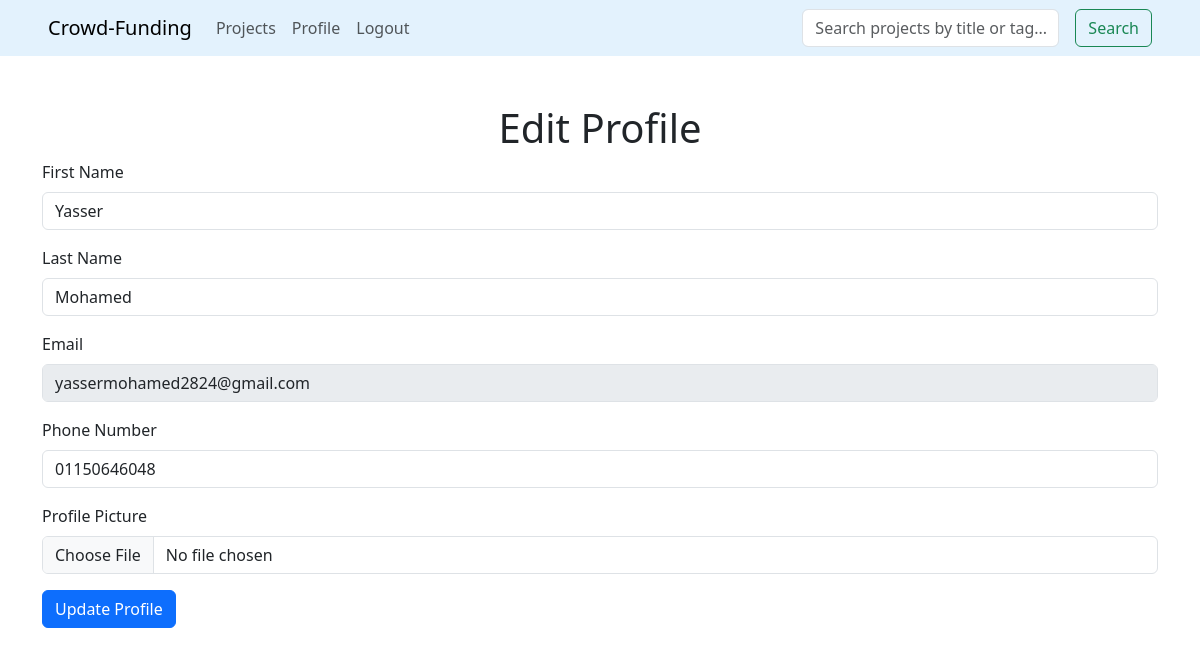
Page /update_profile/ (signed in) on the earlier database version.
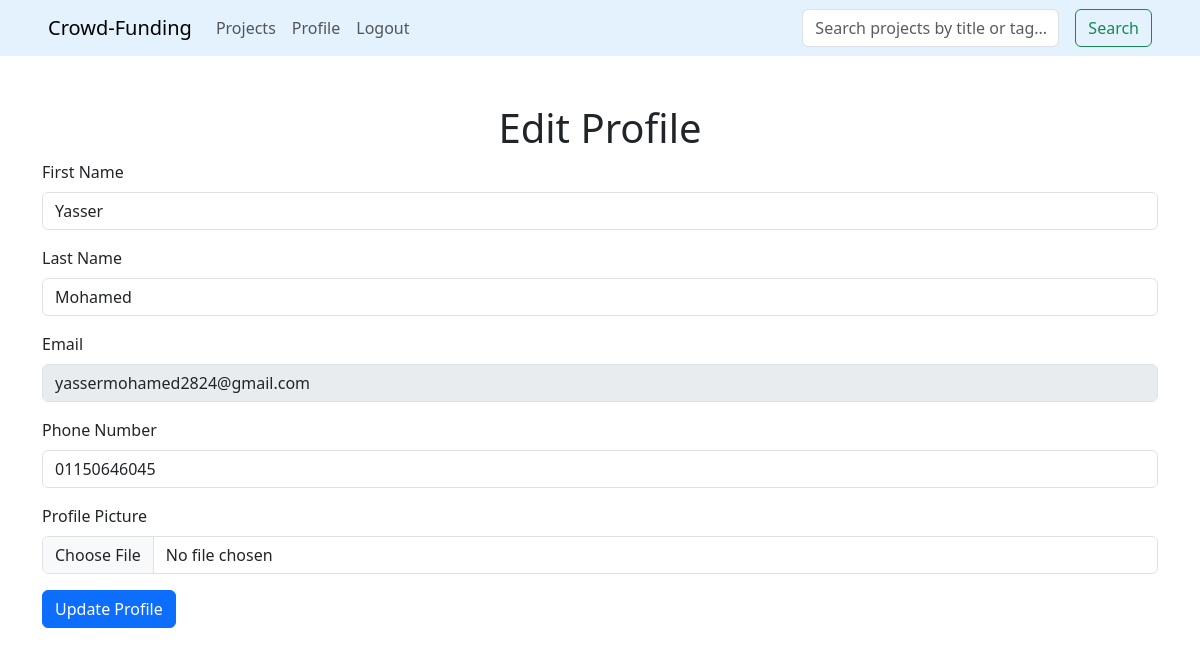
Same page on the later database version.
### funding/models.py (models this page shows)
class UserProfile(AbstractBaseUser):
    email = models.EmailField(unique=True)
    first_name = models.CharField(max_length=50)
    last_name = models.CharField(max_length=50)
    phone = models.CharField(max_length=15, unique=True)
    picture = models.ImageField(upload_to='profile_pics/')
    is_active = models.BooleanField(default=False)
    facebook_profile = models.URLField(max_length=200, blank=True , null=True)
    birth_date = models.DateField(blank=True, null=True)
    country = models.CharField(max_length=50, blank=True, null=True)
    USERNAME_FIELD = 'email'  # Ensure this is set correctly
    REQUIRED_FIELDS = ['first_name', 'last_name', 'phone']
    objects = UserProfileManager()

### funding/views.py (the view, shortened to what this page needs)
# urls.py: path('update_profile/', views.update_profile, name='update_profile'),
def update_profile(request):
    return render(request, 'funding/update_profile.html')

### finalproject/funding/templates/funding/update_profile.html (shortened to what this page needs)
{% extends 'funding/profile.html' %}
{% block content %}
    <div class="container mt-5 mb-5">
        <h1 class="text-center">Edit Profile</h1>
        <form method="POST" enctype="multipart/form-data">
            <div class="mb-3">
                <label for="first_name" class="form-label">First Name</label>
                <input type="text" class="form-control" id="first_name" name="first_name" value="{{ user.first_name }}">
            </div>
            <div class="mb-3">
                <label for="last_name" class="form-label">Last Name</label>
                <input type="text" class="form-control" id="last_name" name="last_name" value="{{ user.last_name }}">
            </div>
            <div class="mb-3">
                <label for="email" class="form-label">Email</label>
                <input type="email" class="form-control" id="email" value="{{ user.email }}" disabled>
            </div>
            <div class="mb-3">
                <label for="phone" class="form-label">Phone Number</label>
                <input type="text" class="form-control" id="phone" name="phone" value="{{ user.phone }}">
            </div>
            <div class="mb-3">
                <label for="picture" class="form-label">Profile Picture</label>
                <input type="file" class="form-control" id="picture" name="picture">
            </div>
            <button type="submit" class="btn btn-primary">Update Profile</button>
        </form>
    </div>
{% endblock %}

Differences in the rows shown:
changed UserProfile "Yasser": phone "01150646048" → "01150646045"
